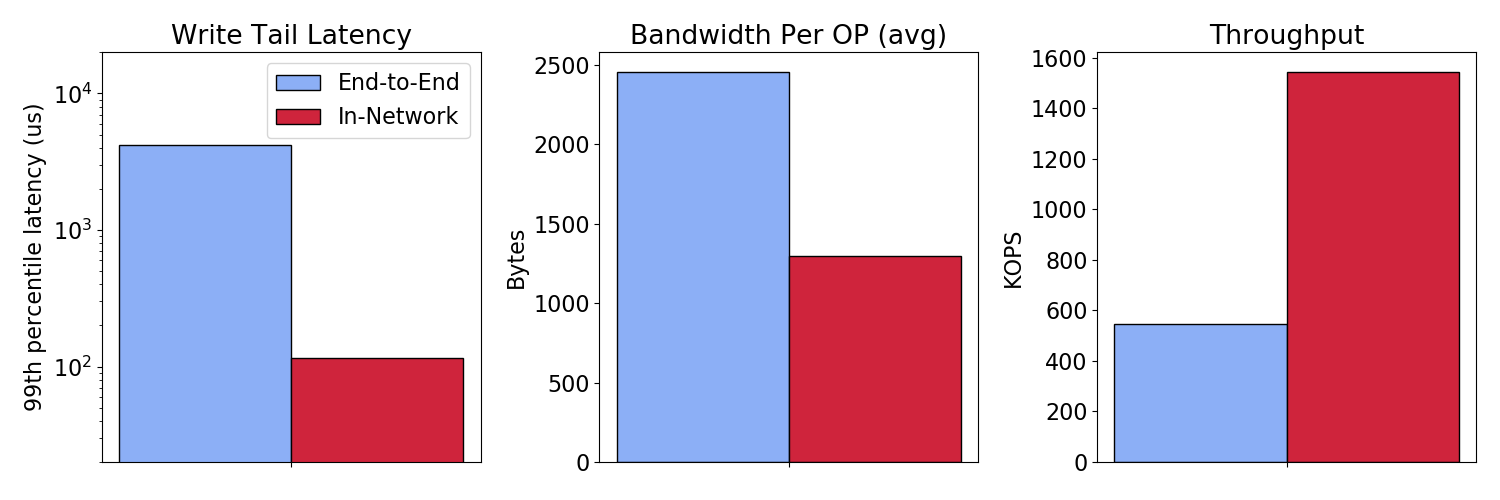

Source code (Python):
import matplotlib.pyplot as plt
import numpy as np


def div_thousand (list):
    return [val /1000.0 for val in list]




cns_color='#00702eff'                     #indigo
qp_mapping_color='#9470b9ff'              #ruby
read_write_steering_color='#cf243cff'     #alice
write_steering_color='#ed7d31ff'          #kelly
default_clover_color='#8caff6ff'          #Coral 

read_write_steering_label='In-Network'
default_clover_label='End-to-End'

master_width=0.45

plt.rcParams.update({'font.size': 16})
fig, (ax1, ax2, ax3) = plt.subplots(1 ,3, figsize=(15,5), gridspec_kw={'width_ratios': [1,1,1]})

# Add some text for labels, title and custom x-axis tick labels, etc.
labels = [''] 
clover = [4179368.6]
read_write = [114996.0]

clover=div_thousand(clover)
read_write=div_thousand(read_write)

x = np.arange(len(labels))  # the label locations
width = master_width/2  # the width of the bars
div=1

rects0 = ax1.bar(x-(width/2), clover, width, label=default_clover_label,color=default_clover_color,edgecolor='k')
rects1 = ax1.bar(x+(width/2), read_write, width, label=read_write_steering_label,color=read_write_steering_color,edgecolor='k')

ax1.set_ylabel('99th percentile latency (us)')
#ax2.set_title('Write Latencies')
ax1.set_xticks(x)
ax1.set_xticklabels(labels)
ax1.set_yscale('log')
ax1.set_ylim(20,20000)
ax1.set_title("Write Tail Latency")
#ax1.set_xlabel("Write Tail Latency")
ax1.legend()

labels = [''] 
read_write = [1300]
clover = [2457]


x = np.arange(len(labels))  # the label locations
width = master_width/2  # the width of the bars
div=1

rects0 = ax2.bar(x-(width/2), clover, width, label=default_clover_label,color=default_clover_color,edgecolor='k')
rects1 = ax2.bar(x+(width/2), read_write, width, label=read_write_steering_label,color=read_write_steering_color,edgecolor='k')

ax2.set_ylabel('Bytes')
#ax2.set_title('Write Latencies')
ax2.set_xticks(x)
ax2.set_xticklabels(labels)
ax2.set_title("Bandwidth Per OP (avg)")

labels = [''] 

read_write = [1543334]
clover = [545840]
clover=div_thousand(clover)
read_write=div_thousand(read_write)


x = np.arange(len(labels))  # the label locations
width = master_width/2  # the width of the bars
div=1

rects0 = ax3.bar(x-(width/2), clover, width, label=default_clover_label,color=default_clover_color,edgecolor='k')
rects1 = ax3.bar(x+(width/2), read_write, width, label=read_write_steering_label,color=read_write_steering_color,edgecolor='k')

ax3.set_ylabel('KOPS')
#ax2.set_title('Write Latencies')
ax3.set_xticks(x)
ax3.set_xticklabels(labels)
ax3.set_title("Throughput")

#//ax.bar_label(rects2, padding=3)
figure_name="master_plot"
plt.tight_layout()
plt.savefig(figure_name+'.pdf')
plt.savefig(figure_name+'.png')